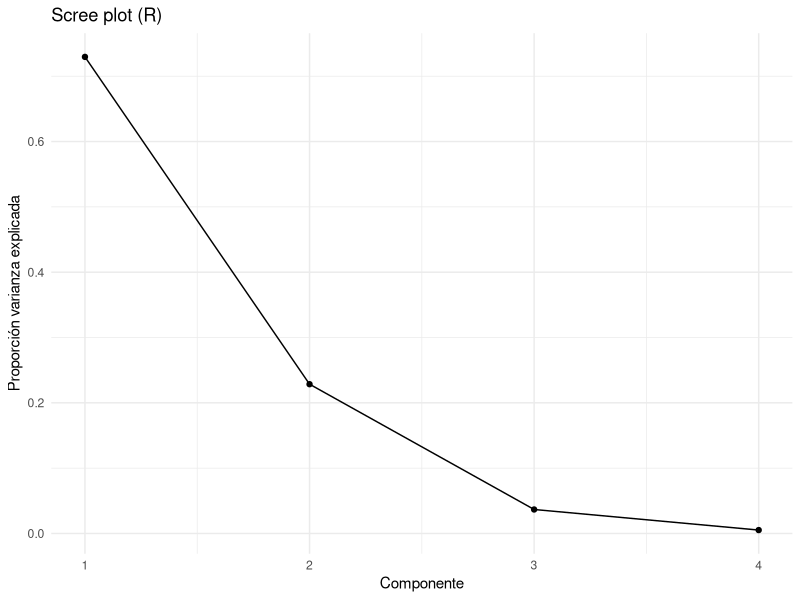
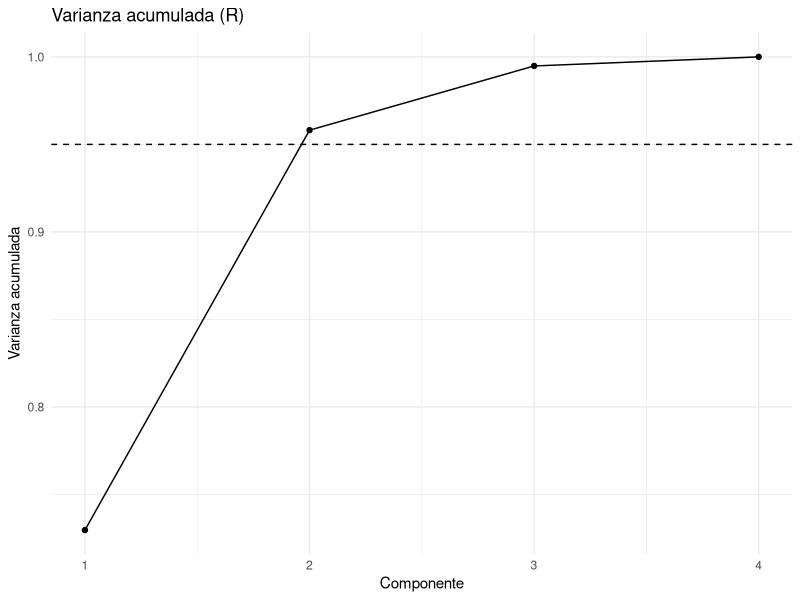
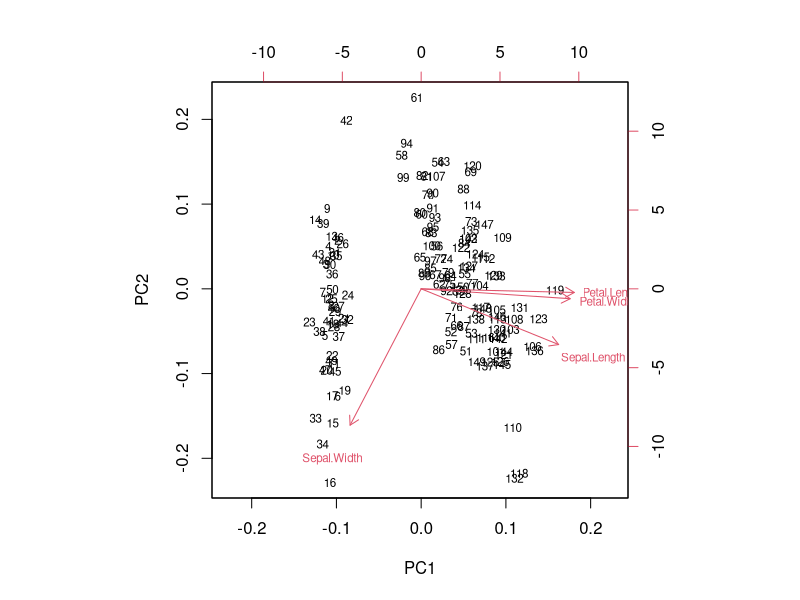

Recreate these plots in R, in order.
## ---- chunk 1
# Paquetes
library(dplyr)
library(ggplot2)

# Cargar iris
data(iris)
df <- iris %>% select(-Species)  # solo numéricas

# Estandarizar (media 0, sd 1)
df_scaled <- scale(df)

# Vista rápida
as_tibble(head(df)) %>% print(n=6)
apply(df_scaled, 2, sd)   # ~1
## ---- chunk 2
# prcomp usa SVD; center=TRUE, scale.=TRUE también estandariza internamente
pca <- prcomp(df, center = TRUE, scale. = TRUE)

# Varianza explicada
var_exp <- pca$sdev^2
var_exp_ratio <- var_exp / sum(var_exp)
cum_exp_ratio <- cumsum(var_exp_ratio)

var_exp_ratio
cum_exp_ratio
## ---- chunk 3
scree_df <- data.frame(
  PC = paste0("PC", seq_along(var_exp_ratio)),
  VarExp = var_exp_ratio,
  CumExp = cum_exp_ratio
)

# Scree plot
ggplot(scree_df, aes(x = seq_along(VarExp), y = VarExp)) +
  geom_line() + geom_point() +
  labs(x = "Componente", y = "Proporción varianza explicada",
       title = "Scree plot (R)") +
  theme_minimal()

# Varianza acumulada
ggplot(scree_df, aes(x = seq_along(CumExp), y = CumExp)) +
  geom_line() + geom_point() +
  geom_hline(yintercept = 0.95, linetype = "dashed") +
  labs(x = "Componente", y = "Varianza acumulada",
       title = "Varianza acumulada (R)") +
  theme_minimal()
## ---- chunk 4
# Cargas
loadings <- pca$rotation
round(loadings, 3)

# Scores
scores <- pca$x
head(scores)

# Biplot rápido
biplot(pca, cex = 0.7)  # base R
## ---- chunk 5
# Elegir k para alcanzar >= 95% varianza
(k <- which(cum_exp_ratio >= 0.95)[1])
## ---- chunk 6
# Proyectar datos a k componentes
k <- which(cum_exp_ratio >= 0.95)[1]
scores_k <- scores[, 1:k, drop = FALSE]

# Reconstrucción aproximada (desde scores_k -> espacio original estandarizado)
# X_std_hat = scores_k %*% t(loadings[,1:k])
Xstd_hat <- scores_k %*% t(loadings[, 1:k])

# "Desestandarizar" para volver a escala original
means <- attr(df_scaled, "scaled:center")
sds   <- attr(df_scaled, "scaled:scale")
Xrec <- sweep(Xstd_hat, 2, sds, `*`)
Xrec <- sweep(Xrec, 2, means, `+`)

as_tibble(head(Xrec))
## ---- chunk 7
# Ejemplo con caret o tidymodels (aquí base con prcomp para simplicidad)
# Generar componentes y usar los primeros k como features
k <- 2
pc_df <- as.data.frame(scores[, 1:k])
pc_df$Species <- iris$Species
head(pc_df)
